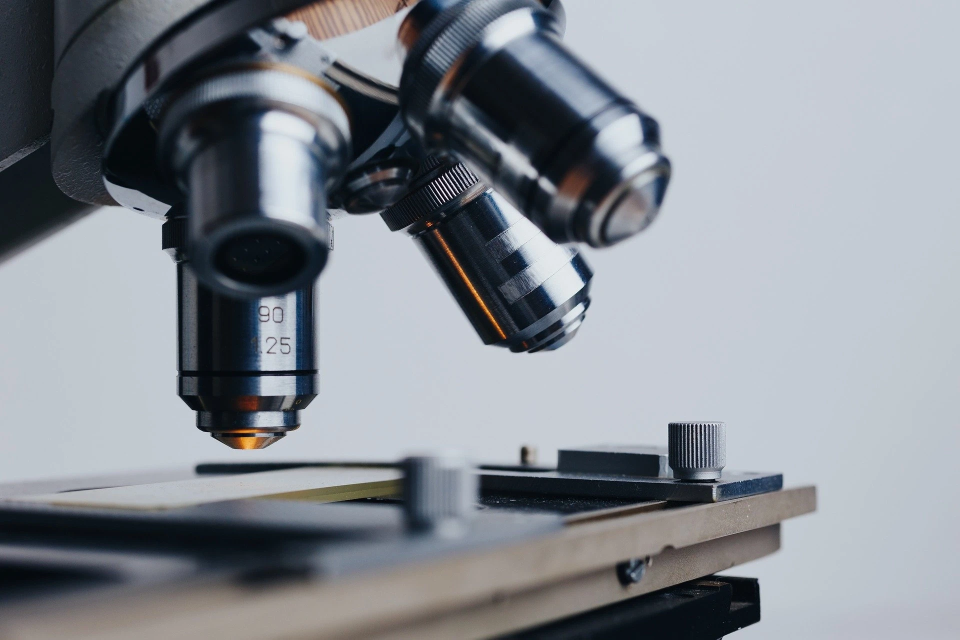
#> input picture openCV/Image/analysis.jpg, 1920 x 1279 px (shown at 1/2 size)
$ jupyter execute '32. 비트 연산.ipynb'
#> lines starting #> are read from the running program, lines starting #| are printed output that depends on the picture; after the words box and inside, x2 and y2 are one past the last pixel; in counts of white or black regions, pixels touching at a corner belong together
[cell 1]
import numpy as np
import cv2

[cell 2]
src = cv2.imread("Image/analysis.jpg")
#> src is the input picture: shape (1279, 1920, 3); mean B, G, R 146.8, 139.7, 134.3
src = cv2.resize(src, (0,0), fx=0.2, fy=0.2, interpolation = cv2.INTER_AREA)
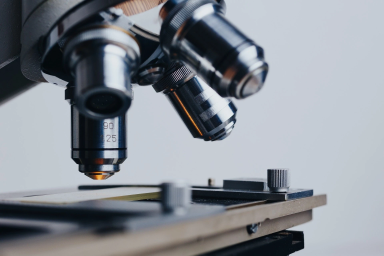
#> src: shape (256, 384, 3); mean B, G, R 146.8, 139.7, 134.3
gray = cv2.cvtColor(src, cv2.COLOR_BGR2GRAY)
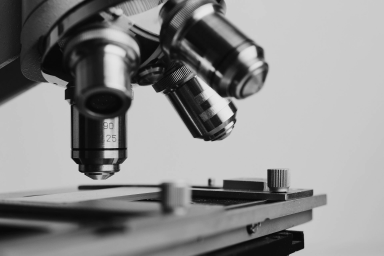
#> gray: shape (256, 384); min 7, max 231, mean 138.9
_, binary = cv2.threshold(gray, 127, 255, cv2.THRESH_BINARY)
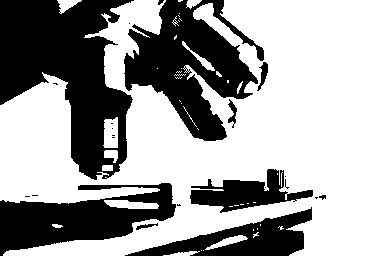
#> binary: shape (256, 384); 62.8% white; 23 black regions (14 under 20 px), largest, box (x1, y1, x2, y2) and area: (0, 0, 134, 180) 13464, (124, 0, 264, 141) 9726, (0, 183, 176, 256) 6735

[cell 3]
_and = cv2.bitwise_and(gray, binary)
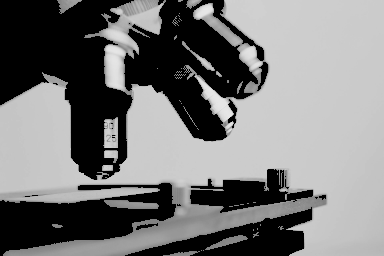
#> _and: shape (256, 384); min 0, max 231, mean 120
_or = cv2.bitwise_or(gray, binary)
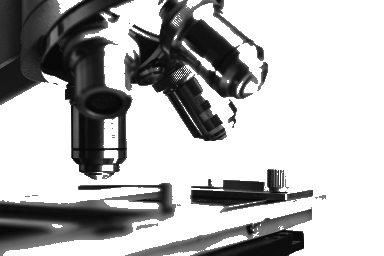
#> _or: shape (256, 384); min 7, max 255, mean 179
_xor = cv2.bitwise_xor(gray, binary)
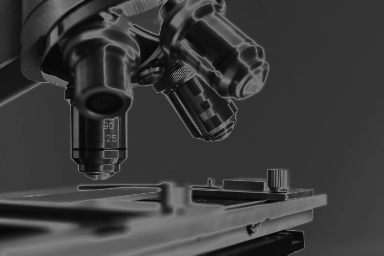
#> _xor: shape (256, 384); min 7, max 127, mean 58.9
_not = cv2.bitwise_not(gray)
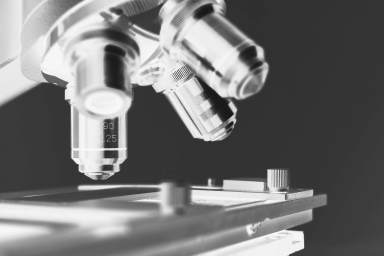
#> _not: shape (256, 384); min 24, max 248, mean 116.1

[cell 4]
src = np.concatenate((np.zeros_like(gray), gray, binary, np.zeros_like(gray)), axis = 1)
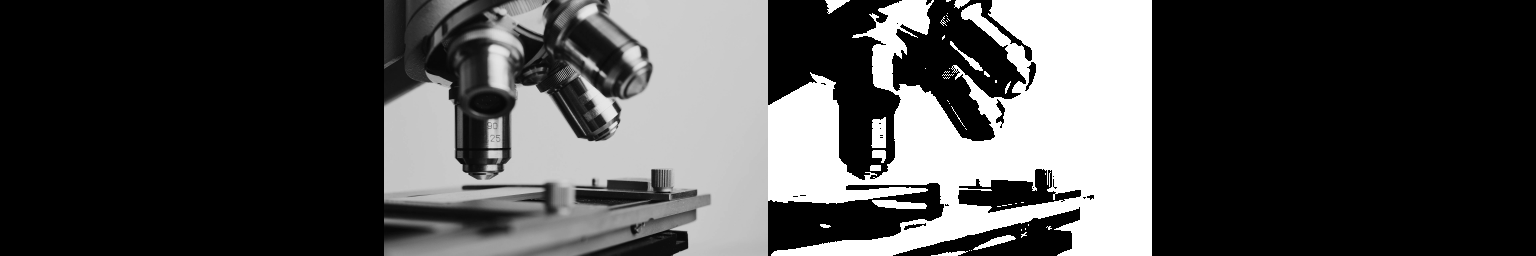
#> src: shape (256, 1536); min 0, max 255, mean 74.8
dst = np.concatenate((_and, _or, _xor, _not), axis = 1)
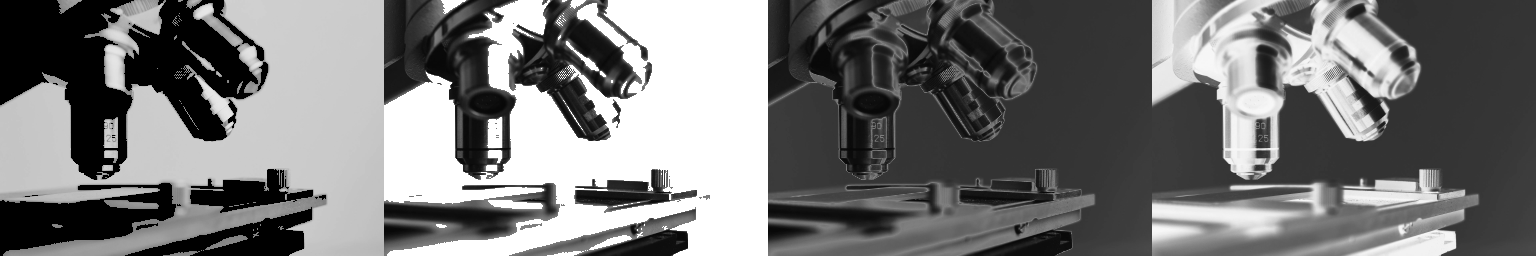
#> dst: shape (256, 1536); min 0, max 255, mean 118.5
dst = np.concatenate((src, dst), axis = 0)
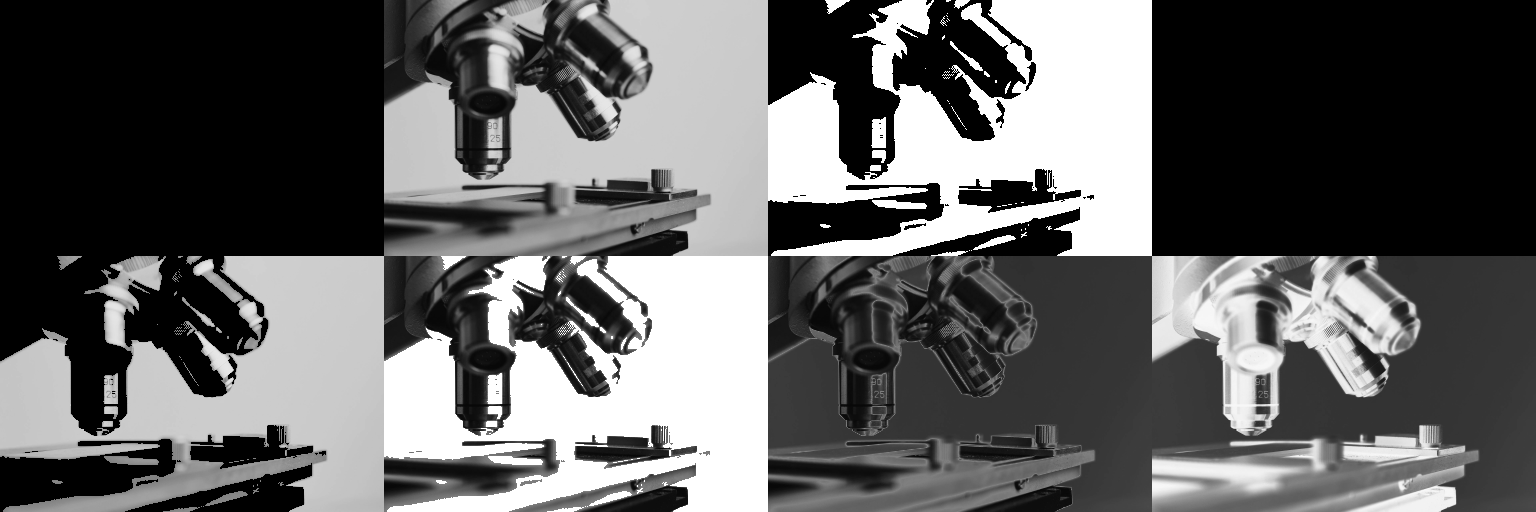
#> dst: shape (512, 1536); min 0, max 255, mean 96.6

$ run again, with openCV/Image/beach.jpg copied over openCV/Image/analysis.jpg
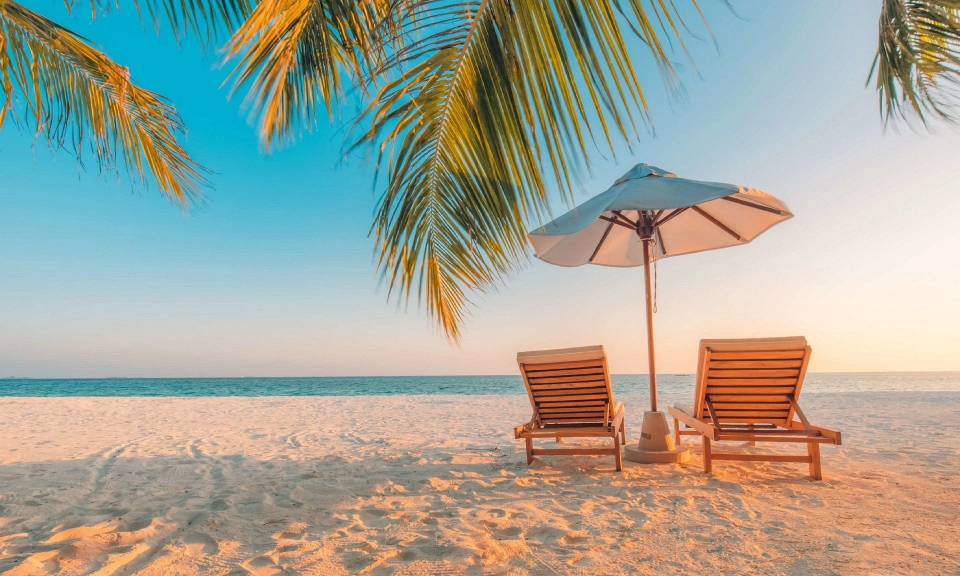
#> input picture openCV/Image/beach.jpg, 1920 x 1152 px (shown at 1/2 size)
#> src is the input picture: shape (1152, 1920, 3); mean B, G, R 152.1, 165, 162.8
#> `_, binary = cv2.threshold(gray, 127, 255, cv2.THRESH_BINARY)`:
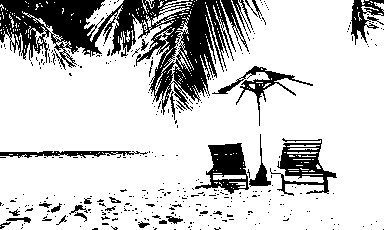
#> binary: shape (230, 384); 79.7% white; 348 black regions (315 under 20 px), largest, box (x1, y1, x2, y2) and area: (0, 0, 236, 115) 10520, (270, 138, 337, 196) 1394, (195, 143, 249, 194) 1381
#> `dst = np.concatenate((src, dst), axis = 0)`:
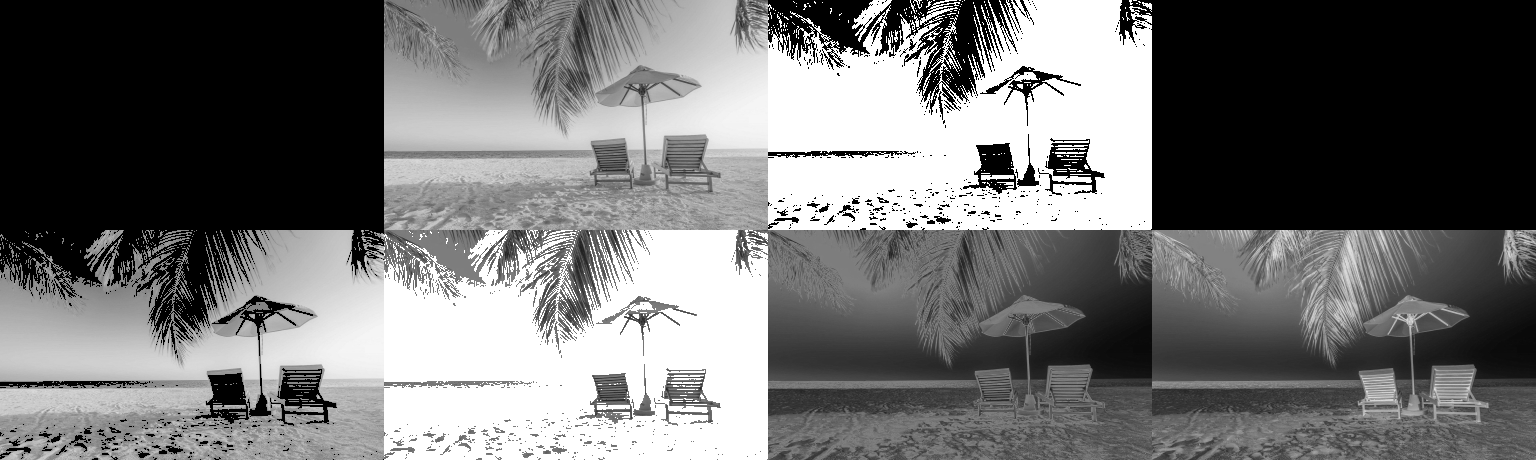
#> dst: shape (460, 1536); min 0, max 255, mean 113.4
